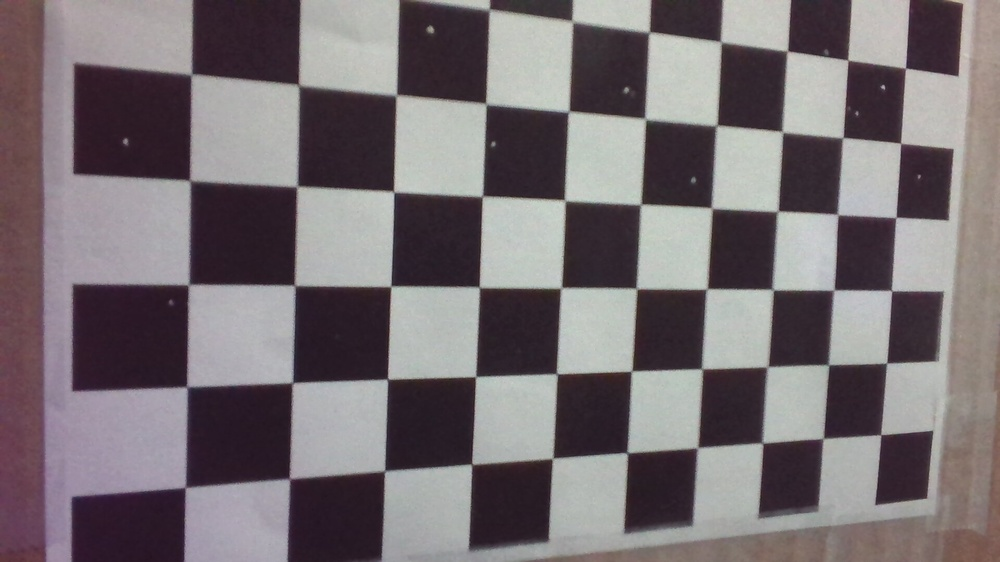
#> input picture cameras/data/asus_calibration_images/001.jpeg, 1000 x 562 px, shrunk from 1920 x 1080 before the run; its folder holds 5 pictures in this run
$ jupyter execute calibrate_demo.ipynb
#> lines starting #> are read from the running program, lines starting #| are printed output that depends on the picture; after the words box and inside, x2 and y2 are one past the last pixel; in counts of white or black regions, pixels touching at a corner belong together
# Camera Calibration

This notebook demonstrates camera calibration as proposed in "*A Flexible New Technique for Camera Calibration*" by Zhengyou Zhang.

[cell 1]
import numpy as np
import matplotlib.pyplot as plt
import cv2 as cv
import glob
from PIL import Image

[cell 2]
# termination criteria
criteria = (cv.TERM_CRITERIA_EPS + cv.TERM_CRITERIA_MAX_ITER, 30, 0.001)

# prepare object points, like (0,0,0), (1,0,0), (2,0,0) ....,(6,5,0)
num_rows = 7
num_cols = 10
objp = np.zeros((num_rows * num_cols, 3), np.float32)
objp[:,:2] = np.mgrid[0:num_rows, 0:num_cols].T.reshape(-1,2)

objp *= 15 # size of the squares in mm

good_images = 0

# Arrays to store object points and image points from all the images.
objpoints = [] # 3d point in real world space
imgpoints = [] # 2d points in image plane.
images = glob.glob('data/asus_calibration_images/*.jpeg')
for fname in images:
    img = cv.imread(fname)
#> img is the input picture: shape (562, 1000, 3); mean B, G, R 115.3, 111.6, 119.5
    gray = cv.cvtColor(img, cv.COLOR_BGR2GRAY)
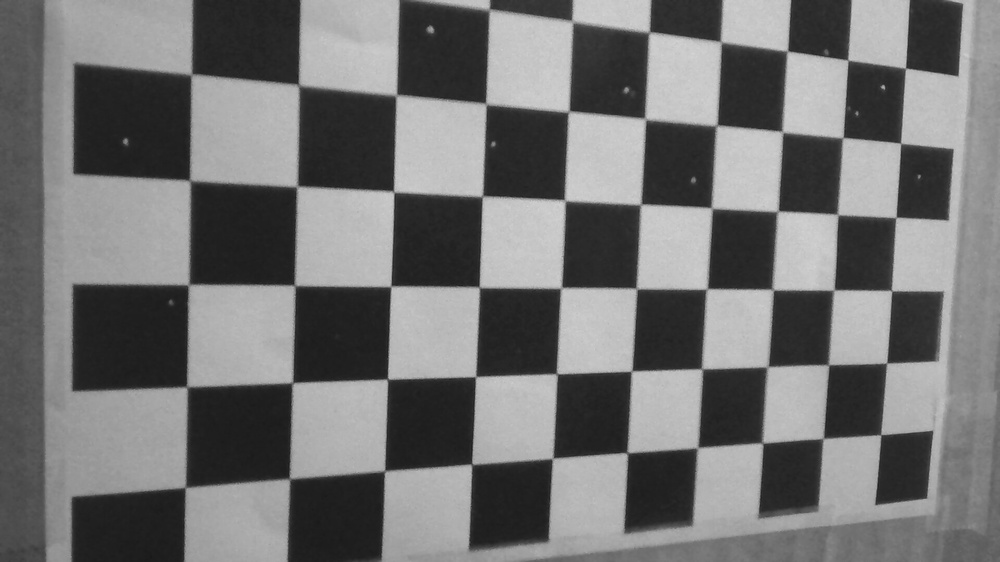
#> gray: shape (562, 1000); min 25, max 212, mean 114.4

    # Find the chess board corners
    ret, corners = cv.findChessboardCorners(gray, (num_rows, num_cols), None)
#> ret = False; corners = None

    # If found, add object points, image points (after refining them)
    if ret == True:
        print("Found corners in image %s" % fname)
        good_images += 1
        objpoints.append(objp)
        corners2 = cv.cornerSubPix(gray, corners, (11,11), (-1,-1), criteria)
        imgpoints.append(corners2)

        # Draw and display the corners
        cv.drawChessboardCorners(img, (num_rows, num_cols), corners2, ret)
        cv.imshow('img', img)
        cv.waitKey(500)
#> pass 2 of the loop `for fname in images:`:
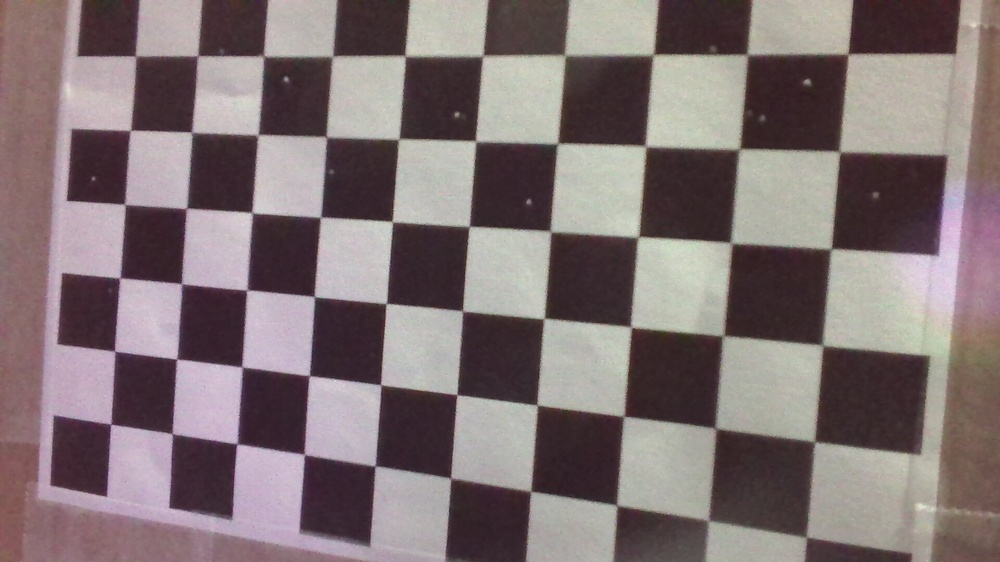
#> input picture cameras/data/asus_calibration_images/002.jpeg, 1000 x 562 px, shrunk from 1920 x 1080 before the run
#> img is the input picture: shape (562, 1000, 3); mean B, G, R 116.8, 115.7, 129.3
#> `gray = cv.cvtColor(img, cv.COLOR_BGR2GRAY)`:
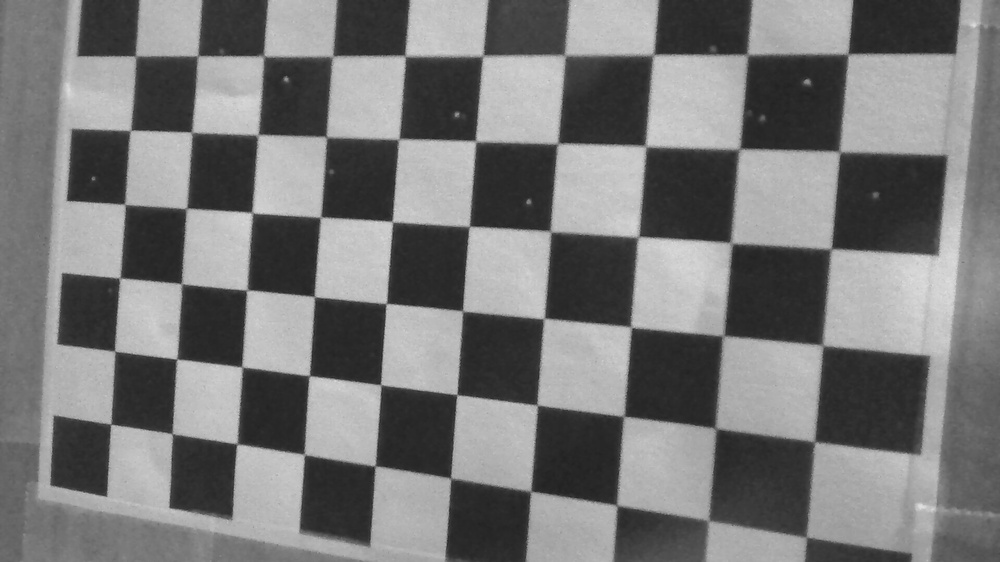
#> gray: shape (562, 1000); min 32, max 225, mean 119.9
#> pass 3 of the loop `for fname in images:`:
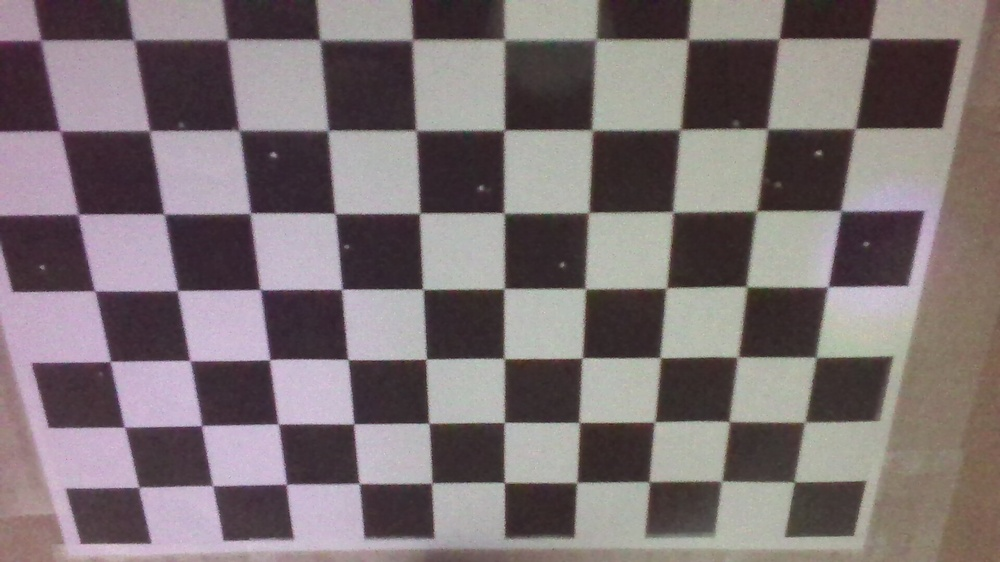
#> input picture cameras/data/asus_calibration_images/003.jpeg, 1000 x 562 px, shrunk from 1920 x 1080 before the run
#> img is the input picture: shape (562, 1000, 3); mean B, G, R 116.7, 114.8, 125.5
#> `gray = cv.cvtColor(img, cv.COLOR_BGR2GRAY)`:
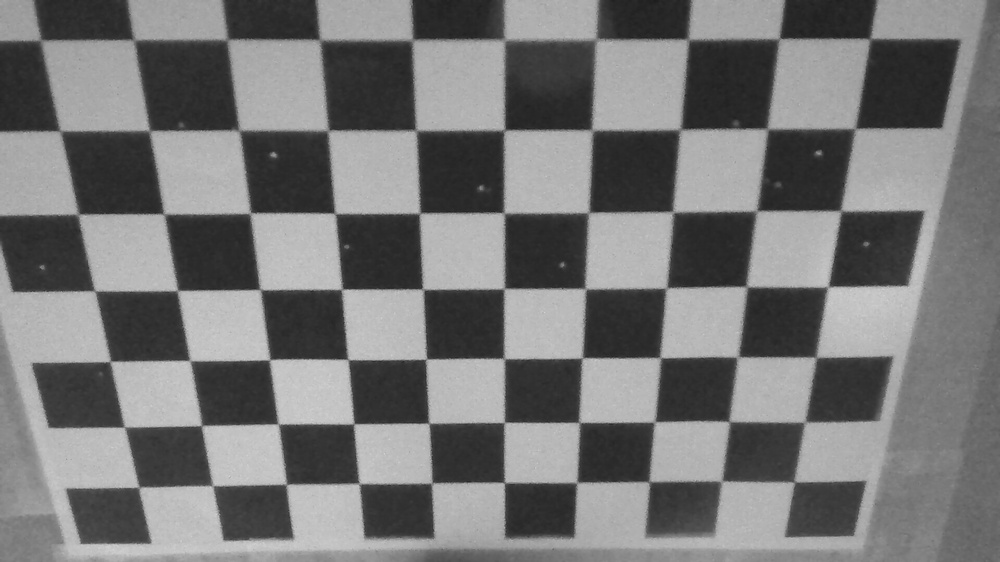
#> gray: shape (562, 1000); min 29, max 211, mean 118.2
#> ret = True; corners = 70 rows, first 8: [139.2, 488], [124.2, 426.6], [110, 361], [94.5, 290.8], [78.27, 214.6], [59.5, 130.6], [41.12, 39.25], [212.5, 486.3]
#> corners2 = 70 rows, first 8: [138.7, 487.2], [124.5, 427.2], [110.3, 361.5], [94.73, 290.7], [78.22, 214.3], [59.91, 130.8], [40.64, 40.25], [212.6, 485.7]
#> `cv.drawChessboardCorners(img, (num_rows, num_cols), corners2, ret)`:
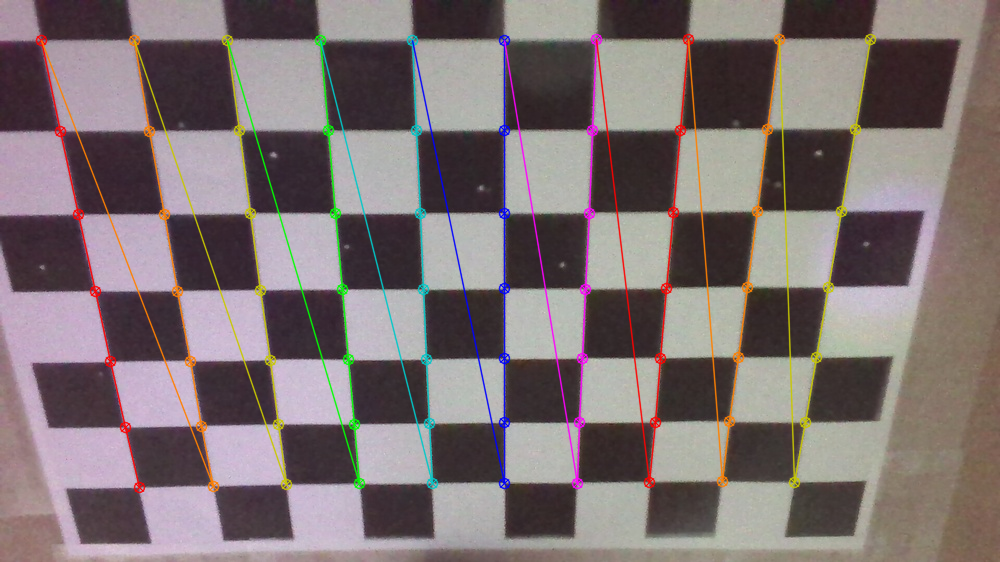
#> img: shape (562, 1000, 3); 5.52% of pixels changed, all inside (x1, y1, x2, y2) = (35, 33, 877, 494)
#> the loop made 5 passes; the first 3 are shown

cv.destroyAllWindows()

print("Found %d good images\n" % good_images)

[cell 3]
ret, mtx, dist, rvecs, tvecs = cv.calibrateCamera(objpoints, imgpoints, gray.shape[::-1], None, None)

# Display the results
print("Camera matrix: ", mtx)
print("Distortion coefficients: ", dist)

# Undistort the image
img = cv.imread('data/asus_calibration_images/010.jpeg')
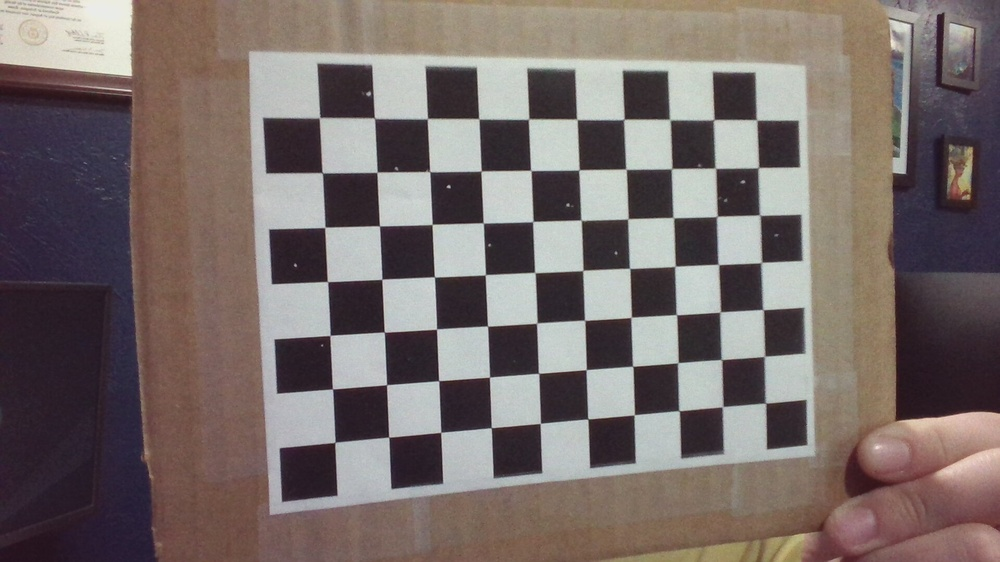
#> input picture cameras/data/asus_calibration_images/010.jpeg, 1000 x 562 px, shrunk from 1920 x 1080 before the run
#> img is the input picture: shape (562, 1000, 3); mean B, G, R 105.8, 108.2, 119.4
h,  w = img.shape[:2]
#> h = 562; w = 1000
newcameramtx, roi = cv.getOptimalNewCameraMatrix(mtx, dist, (w,h), 1, (w,h))

# undistort
dst = cv.undistort(img, mtx, dist, None, newcameramtx)
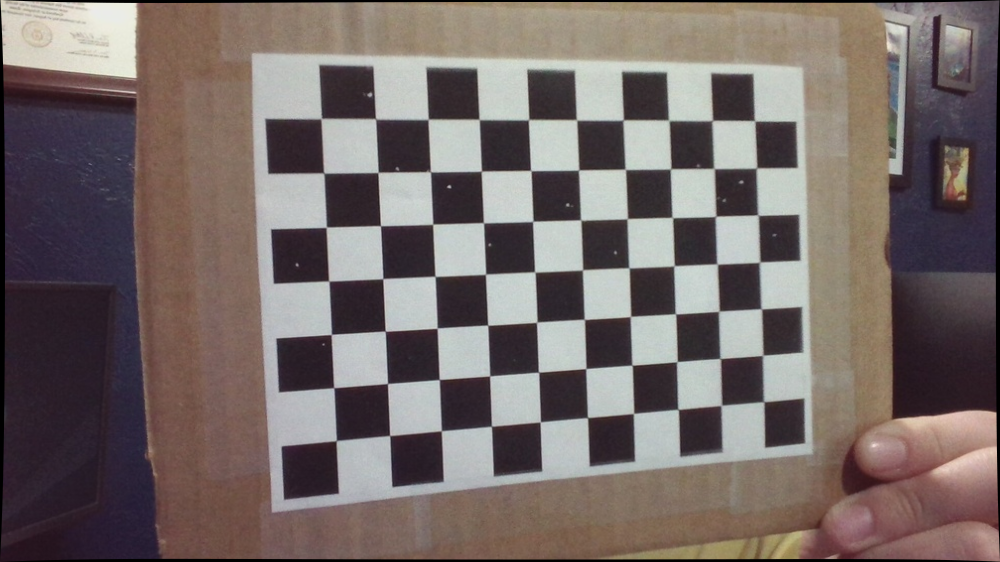
#> dst: shape (562, 1000, 3); mean B, G, R 104.1, 106.5, 117.5

# crop the image
# x, y, w, h = roi
# dst = dst[y:y+h, x:x+w]
cv.imwrite('calibresult.png', dst)

[cell 4]
# undistort
mapx, mapy = cv.initUndistortRectifyMap(mtx, dist, None, newcameramtx, (w,h), 5)
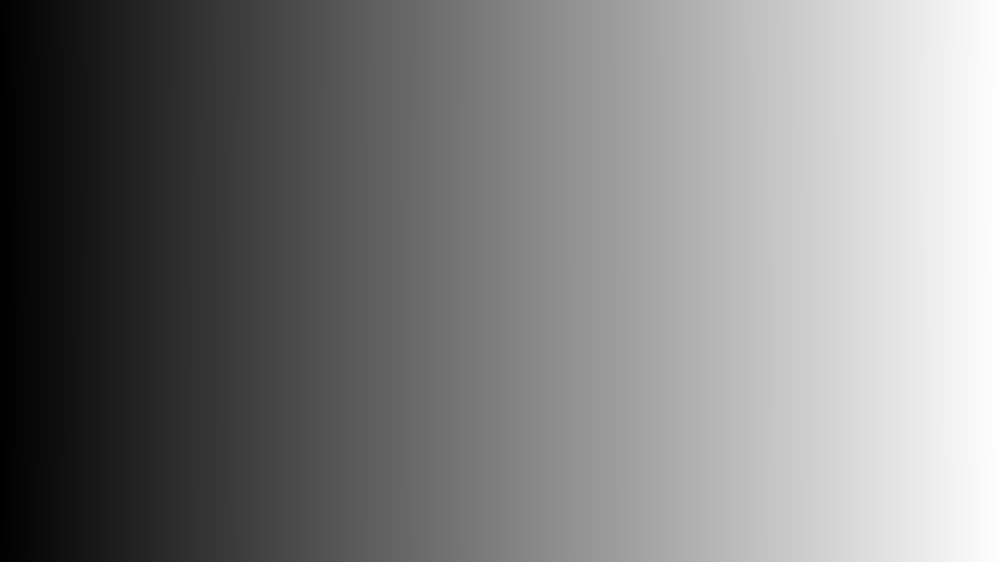
#> mapx: shape (562, 1000) float32; min -4.91, max 1003.1, mean 499.2; drawn with min black and max white
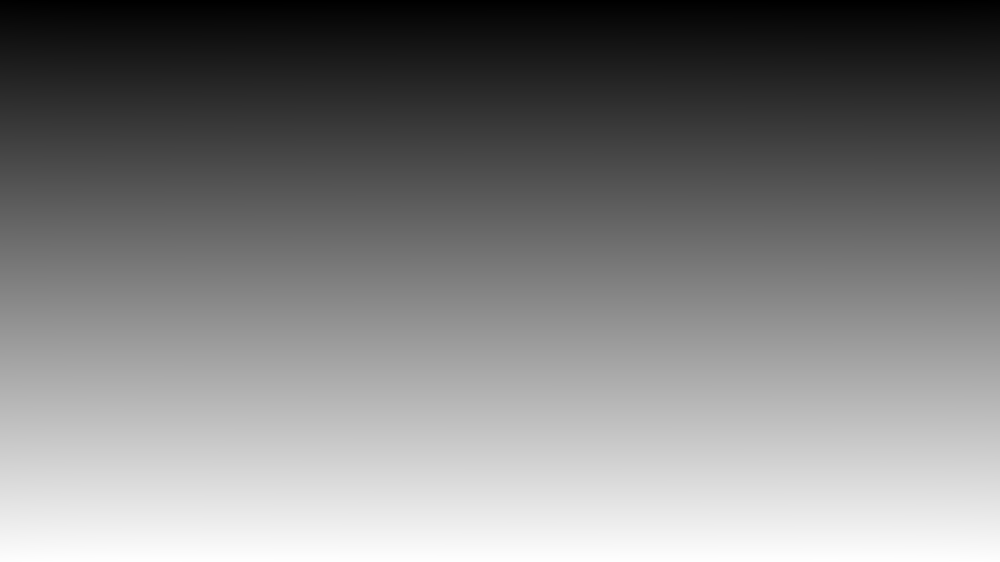
#> mapy: shape (562, 1000) float32; min -3.01, max 564.2, mean 280.9; drawn with min black and max white
dst = cv.remap(img, mapx, mapy, cv.INTER_LINEAR)

# crop the image
# x, y, w, h = roi
# dst = dst[y:y+h, x:x+w]
cv.imwrite('unproject.png', dst)

[cell 5]
# Computing reprojection error
mean_error = 0
for i in range(len(objpoints)):
    imgpoints2, _ = cv.projectPoints(objpoints[i], rvecs[i], tvecs[i], mtx, dist)
    error = cv.norm(imgpoints[i], imgpoints2, cv.NORM_L2)/len(imgpoints2)
    print( "error for image {}: {}".format(i, error) )
    mean_error += error
print( "total error: {}".format(mean_error/len(objpoints)) )
